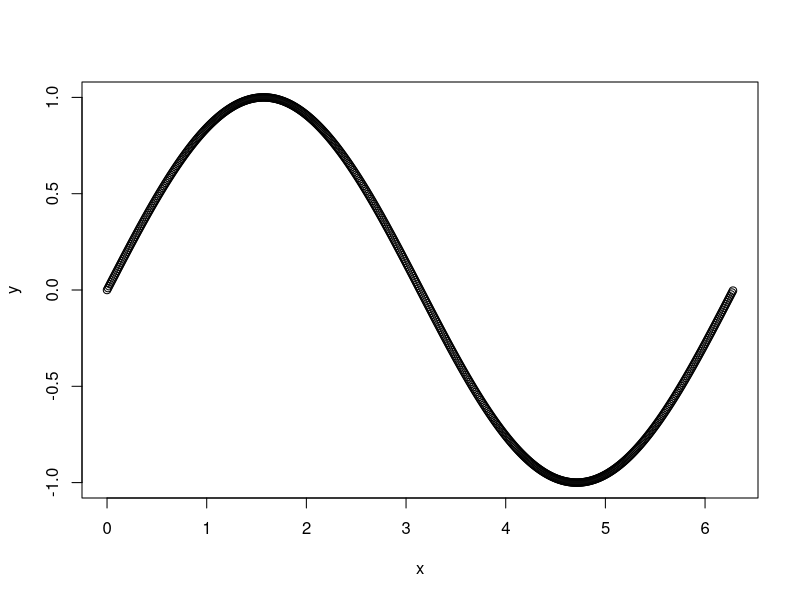
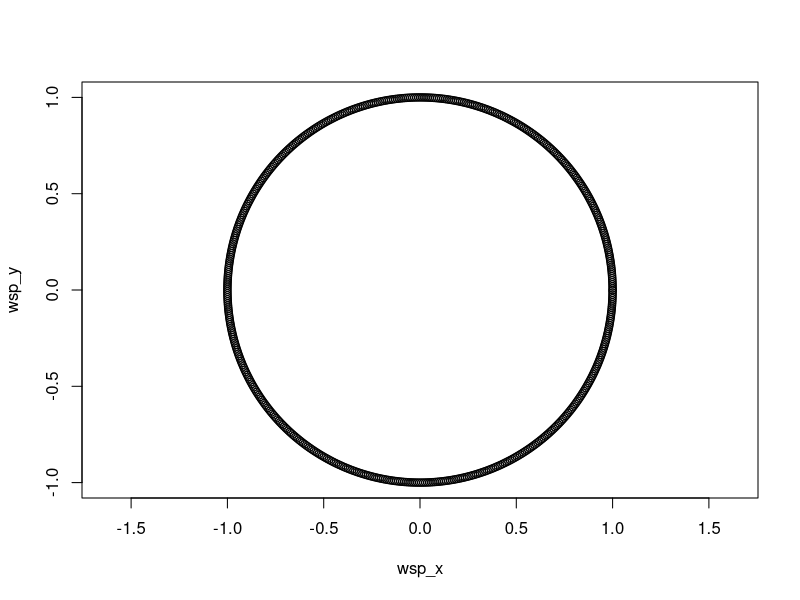

These charts were generated, in order, by the following R code:
sin(0.67)

x <- seq(from = 0, to = 2 * pi, by = 0.01)
y <- sin(x)
plot(x, y, )
wsp_x <- cos(x)
wsp_y <- sin(x)
plot(wsp_x, wsp_y, asp = 1)
